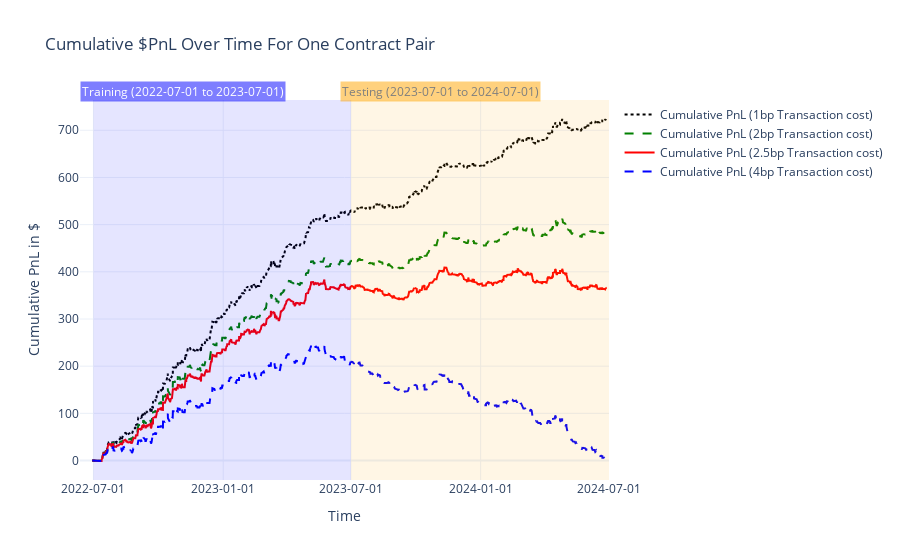

Source (notebook cell):
### Code cell
fig = go.Figure()
# fig.add_trace(
#     go.Scatter(x=realized_pnl.index, y=realized_pnl.cumsum().values, mode='lines', name='Cumulative PnL'))
fig.add_shape(
    type="rect",
    x0="2022-07-01", y0=0, x1="2023-07-01", y1=1,
    xref="x", yref="paper",
    fillcolor="blue", opacity=0.1, line_width=0,
)
fig.add_shape(
    type="rect",
    x0="2023-07-01", y0=0, x1="2024-07-01", y1=1,
    xref="x", yref="paper",
    fillcolor="orange", opacity=0.1, line_width=0,
)
fig.add_annotation(
    x="2022-11-05",
    y=1.05,
    xref="x",
    yref="paper",
    text="Training (2022-07-01 to 2023-07-01)",
    showarrow=False,
    bgcolor="blue",
    opacity=0.5,
    font=dict(color="white")
)
fig.add_annotation(
    x="2023-11-05",
    y=1.05,
    xref="x",
    yref="paper",
    text="Testing (2023-07-01 to 2024-07-01)",
    showarrow=False,
    bgcolor="orange",
    opacity=0.5,
    font=dict(color="black")
)
fig.add_trace(
    go.Scatter(x=realized_pnl_1bp.index, y=realized_pnl_1bp.cumsum().values, mode='lines', name='Cumulative PnL (1bp Transaction cost)', line=dict(color='black', dash='dot')))
fig.add_trace(
    go.Scatter(x=realized_pnl_2bp.index, y=realized_pnl_2bp.cumsum().values, mode='lines', name='Cumulative PnL (2bp Transaction cost)', line=dict(color='green', dash='dash'))
)

fig.add_trace(
    go.Scatter(x=realized_pnl.index, y=realized_pnl.cumsum().values, mode='lines', name='Cumulative PnL (2.5bp Transaction cost)', line=dict(color='red')))

fig.add_trace(
    go.Scatter(x=realized_pnl_4bp.index, y=realized_pnl_4bp.cumsum().values, mode='lines', name='Cumulative PnL (4bp Transaction cost)', line=dict(color='blue', dash='dash')))
fig.update_layout(
    title='Cumulative $PnL Over Time For One Contract Pair',
    xaxis_title='Time',
    yaxis_title='Cumulative PnL in $',
    xaxis=dict(
        tickformat='%Y-%m-%d'
    ),
    template='plotly_white'
)
# Add shaded areas

fig.show()

### Figure 1 — Plotly figure (JSON) as saved in the notebook; plotly's stock layout.template omitted (floating-point values rounded to 4 significant figures; data arrays with more than 128 entries replaced by an {"elided": "..."} marker saying what was removed)
{"data": [{"line": {"color": "black", "dash": "dot"}, "mode": "lines", "name": "Cumulative PnL (1bp Transaction cost)", "x": {"elided": "3493 str values"}, "y": {"elided": "3493 float values"}, "type": "scatter"}, {"line": {"color": "green", "dash": "dash"}, "mode": "lines", "name": "Cumulative PnL (2bp Transaction cost)", "x": {"elided": "3493 str values"}, "y": {"elided": "3493 float values"}, "type": "scatter"}, {"line": {"color": "red"}, "mode": "lines", "name": "Cumulative PnL (2.5bp Transaction cost)", "x": {"elided": "3493 str values"}, "y": {"elided": "3493 float values"}, "type": "scatter"}, {"line": {"color": "blue", "dash": "dash"}, "mode": "lines", "name": "Cumulative PnL (4bp Transaction cost)", "x": {"elided": "3493 str values"}, "y": {"elided": "3493 float values"}, "type": "scatter"}], "layout": {"shapes": [{"fillcolor": "blue", "line": {"width": 0}, "opacity": 0.1, "type": "rect", "x0": "2022-07-01", "x1": "2023-07-01", "xref": "x", "y0": 0, "y1": 1, "yref": "paper"}, {"fillcolor": "orange", "line": {"width": 0}, "opacity": 0.1, "type": "rect", "x0": "2023-07-01", "x1": "2024-07-01", "xref": "x", "y0": 0, "y1": 1, "yref": "paper"}], "annotations": [{"bgcolor": "blue", "font": {"color": "white"}, "opacity": 0.5, "showarrow": false, "text": "Training (2022-07-01 to 2023-07-01)", "x": "2022-11-05", "xref": "x", "y": 1.05, "yref": "paper"}, {"bgcolor": "orange", "font": {"color": "black"}, "opacity": 0.5, "showarrow": false, "text": "Testing (2023-07-01 to 2024-07-01)", "x": "2023-11-05", "xref": "x", "y": 1.05, "yref": "paper"}], "xaxis": {"title": {"text": "Time"}, "tickformat": "%Y-%m-%d"}, "title": {"text": "Cumulative $PnL Over Time For One Contract Pair"}, "yaxis": {"title": {"text": "Cumulative PnL in $"}}}}
